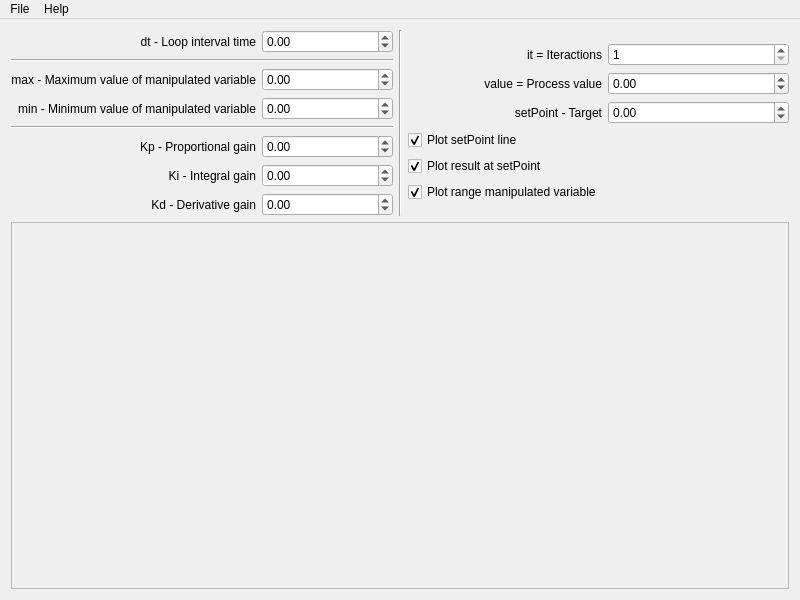
<?xml version="1.0" encoding="UTF-8"?>
<ui version="4.0">
 <class>MainWindow</class>
 <widget class="QMainWindow" name="MainWindow">
  <property name="geometry">
   <rect>
    <x>0</x>
    <y>0</y>
    <width>800</width>
    <height>600</height>
   </rect>
  </property>
  <property name="windowTitle">
   <string>Proportional Integral Derivative Controller</string>
  </property>
  <widget class="QWidget" name="centralWidget">
   <property name="sizePolicy">
    <sizepolicy hsizetype="Preferred" vsizetype="Preferred">
     <horstretch>0</horstretch>
     <verstretch>0</verstretch>
    </sizepolicy>
   </property>
   <layout class="QVBoxLayout" name="verticalLayout_2">
    <item>
     <layout class="QHBoxLayout" name="horizontalLayout">
      <property name="sizeConstraint">
       <enum>QLayout::SetDefaultConstraint</enum>
      </property>
      <item>
       <layout class="QGridLayout" name="gridLayout">
        <item row="4" column="0" colspan="2">
         <widget class="Line" name="line_2">
          <property name="orientation">
           <enum>Qt::Horizontal</enum>
          </property>
         </widget>
        </item>
        <item row="7" column="0">
         <widget class="QLabel" name="labelDefKd">
          <property name="text">
           <string>Kd - Derivative gain</string>
          </property>
          <property name="alignment">
           <set>Qt::AlignRight|Qt::AlignTrailing|Qt::AlignVCenter</set>
          </property>
         </widget>
        </item>
        <item row="7" column="1">
         <widget class="QDoubleSpinBox" name="defKd">
          <property name="minimum">
           <double>-100000.000000000000000</double>
          </property>
          <property name="maximum">
           <double>100000.000000000000000</double>
          </property>
          <property name="singleStep">
           <double>0.010000000000000</double>
          </property>
         </widget>
        </item>
        <item row="3" column="0">
         <widget class="QLabel" name="labelDefMin">
          <property name="text">
           <string>min - Minimum value of manipulated variable</string>
          </property>
          <property name="alignment">
           <set>Qt::AlignRight|Qt::AlignTrailing|Qt::AlignVCenter</set>
          </property>
         </widget>
        </item>
        <item row="5" column="0">
         <widget class="QLabel" name="labelDefKp">
          <property name="text">
           <string>Kp - Proportional gain</string>
          </property>
          <property name="alignment">
           <set>Qt::AlignRight|Qt::AlignTrailing|Qt::AlignVCenter</set>
          </property>
         </widget>
        </item>
        <item row="5" column="1">
         <widget class="QDoubleSpinBox" name="defKp">
          <property name="minimum">
           <double>-100000.000000000000000</double>
          </property>
          <property name="maximum">
           <double>100000.000000000000000</double>
          </property>
          <property name="singleStep">
           <double>0.010000000000000</double>
          </property>
         </widget>
        </item>
        <item row="0" column="1">
         <widget class="QDoubleSpinBox" name="defDt">
          <property name="minimum">
           <double>-100000.000000000000000</double>
          </property>
          <property name="maximum">
           <double>100000.000000000000000</double>
          </property>
          <property name="singleStep">
           <double>0.010000000000000</double>
          </property>
         </widget>
        </item>
        <item row="0" column="0">
         <widget class="QLabel" name="labelDefDt">
          <property name="text">
           <string>dt - Loop interval time</string>
          </property>
          <property name="alignment">
           <set>Qt::AlignRight|Qt::AlignTrailing|Qt::AlignVCenter</set>
          </property>
         </widget>
        </item>
        <item row="2" column="0">
         <widget class="QLabel" name="labelDefMax">
          <property name="text">
           <string>max - Maximum value of manipulated variable</string>
          </property>
          <property name="alignment">
           <set>Qt::AlignRight|Qt::AlignTrailing|Qt::AlignVCenter</set>
          </property>
         </widget>
        </item>
        <item row="2" column="1">
         <widget class="QDoubleSpinBox" name="defMax">
          <property name="minimum">
           <double>-100000.000000000000000</double>
          </property>
          <property name="maximum">
           <double>100000.000000000000000</double>
          </property>
          <property name="singleStep">
           <double>1.000000000000000</double>
          </property>
         </widget>
        </item>
        <item row="3" column="1">
         <widget class="QDoubleSpinBox" name="defMin">
          <property name="minimum">
           <double>-100000.000000000000000</double>
          </property>
          <property name="maximum">
           <double>100000.000000000000000</double>
          </property>
          <property name="singleStep">
           <double>1.000000000000000</double>
          </property>
         </widget>
        </item>
        <item row="1" column="0" colspan="2">
         <widget class="Line" name="line_3">
          <property name="orientation">
           <enum>Qt::Horizontal</enum>
          </property>
         </widget>
        </item>
        <item row="6" column="1">
         <widget class="QDoubleSpinBox" name="defKi">
          <property name="minimum">
           <double>-100000.000000000000000</double>
          </property>
          <property name="maximum">
           <double>100000.000000000000000</double>
          </property>
          <property name="singleStep">
           <double>0.010000000000000</double>
          </property>
         </widget>
        </item>
        <item row="6" column="0">
         <widget class="QLabel" name="labelDefKi">
          <property name="text">
           <string>Ki - Integral gain</string>
          </property>
          <property name="alignment">
           <set>Qt::AlignRight|Qt::AlignTrailing|Qt::AlignVCenter</set>
          </property>
         </widget>
        </item>
       </layout>
      </item>
      <item>
       <widget class="Line" name="line">
        <property name="orientation">
         <enum>Qt::Vertical</enum>
        </property>
       </widget>
      </item>
      <item>
       <layout class="QVBoxLayout" name="verticalLayout">
        <item>
         <layout class="QGridLayout" name="gridLayout_2">
          <item row="2" column="1">
           <widget class="QDoubleSpinBox" name="procSetPoint">
            <property name="minimum">
             <double>-100000.000000000000000</double>
            </property>
            <property name="maximum">
             <double>100000.000000000000000</double>
            </property>
            <property name="singleStep">
             <double>1.000000000000000</double>
            </property>
           </widget>
          </item>
          <item row="0" column="1">
           <widget class="QSpinBox" name="procIteractions">
            <property name="minimum">
             <number>1</number>
            </property>
            <property name="maximum">
             <number>99999</number>
            </property>
           </widget>
          </item>
          <item row="2" column="0">
           <widget class="QLabel" name="labelProcSetPoint">
            <property name="text">
             <string>setPoint - Target</string>
            </property>
            <property name="alignment">
             <set>Qt::AlignRight|Qt::AlignTrailing|Qt::AlignVCenter</set>
            </property>
           </widget>
          </item>
          <item row="4" column="0">
           <widget class="QCheckBox" name="cbPlotResultAtSetPoint">
            <property name="text">
             <string>Plot result at setPoint</string>
            </property>
            <property name="checked">
             <bool>true</bool>
            </property>
           </widget>
          </item>
          <item row="0" column="0">
           <widget class="QLabel" name="labelProcIteractions">
            <property name="text">
             <string>it = Iteractions</string>
            </property>
            <property name="alignment">
             <set>Qt::AlignRight|Qt::AlignTrailing|Qt::AlignVCenter</set>
            </property>
           </widget>
          </item>
          <item row="3" column="0">
           <widget class="QCheckBox" name="cbPlotSetPointLine">
            <property name="text">
             <string>Plot setPoint line</string>
            </property>
            <property name="checked">
             <bool>true</bool>
            </property>
           </widget>
          </item>
          <item row="1" column="1">
           <widget class="QDoubleSpinBox" name="procValue">
            <property name="minimum">
             <double>-100000.000000000000000</double>
            </property>
            <property name="maximum">
             <double>100000.000000000000000</double>
            </property>
            <property name="singleStep">
             <double>1.000000000000000</double>
            </property>
           </widget>
          </item>
          <item row="1" column="0">
           <widget class="QLabel" name="labelProcValue">
            <property name="text">
             <string>value = Process value</string>
            </property>
            <property name="alignment">
             <set>Qt::AlignRight|Qt::AlignTrailing|Qt::AlignVCenter</set>
            </property>
           </widget>
          </item>
          <item row="5" column="0">
           <widget class="QCheckBox" name="cbPlotRangeManipulatedVariable">
            <property name="text">
             <string>Plot range manipulated variable</string>
            </property>
            <property name="checked">
             <bool>true</bool>
            </property>
           </widget>
          </item>
         </layout>
        </item>
       </layout>
      </item>
     </layout>
    </item>
    <item>
     <widget class="QFrame" name="frameChart">
      <property name="sizePolicy">
       <sizepolicy hsizetype="Preferred" vsizetype="Expanding">
        <horstretch>0</horstretch>
        <verstretch>0</verstretch>
       </sizepolicy>
      </property>
      <property name="frameShape">
       <enum>QFrame::StyledPanel</enum>
      </property>
      <property name="frameShadow">
       <enum>QFrame::Raised</enum>
      </property>
     </widget>
    </item>
   </layout>
  </widget>
  <widget class="QMenuBar" name="menuBar">
   <property name="geometry">
    <rect>
     <x>0</x>
     <y>0</y>
     <width>800</width>
     <height>21</height>
    </rect>
   </property>
   <widget class="QMenu" name="menuFile">
    <property name="title">
     <string>File</string>
    </property>
    <addaction name="actionFileNew"/>
    <addaction name="actionFileOpen"/>
    <addaction name="actionFileSave"/>
    <addaction name="separator"/>
    <addaction name="actionFileExit"/>
   </widget>
   <widget class="QMenu" name="menuHelp">
    <property name="title">
     <string>Help</string>
    </property>
    <addaction name="actionHelpAbout"/>
   </widget>
   <addaction name="menuFile"/>
   <addaction name="menuHelp"/>
  </widget>
  <action name="actionFileNew">
   <property name="text">
    <string>New</string>
   </property>
  </action>
  <action name="actionFileOpen">
   <property name="text">
    <string>Open</string>
   </property>
  </action>
  <action name="actionFileSave">
   <property name="text">
    <string>Save</string>
   </property>
  </action>
  <action name="actionFileExit">
   <property name="text">
    <string>Exit</string>
   </property>
  </action>
  <action name="actionHelpAbout">
   <property name="text">
    <string>About Qt</string>
   </property>
  </action>
 </widget>
 <layoutdefault spacing="6" margin="11"/>
 <tabstops>
  <tabstop>defDt</tabstop>
  <tabstop>defMax</tabstop>
  <tabstop>defMin</tabstop>
  <tabstop>defKp</tabstop>
  <tabstop>defKi</tabstop>
  <tabstop>defKd</tabstop>
  <tabstop>procIteractions</tabstop>
  <tabstop>procValue</tabstop>
  <tabstop>procSetPoint</tabstop>
 </tabstops>
 <resources/>
 <connections/>
</ui>
